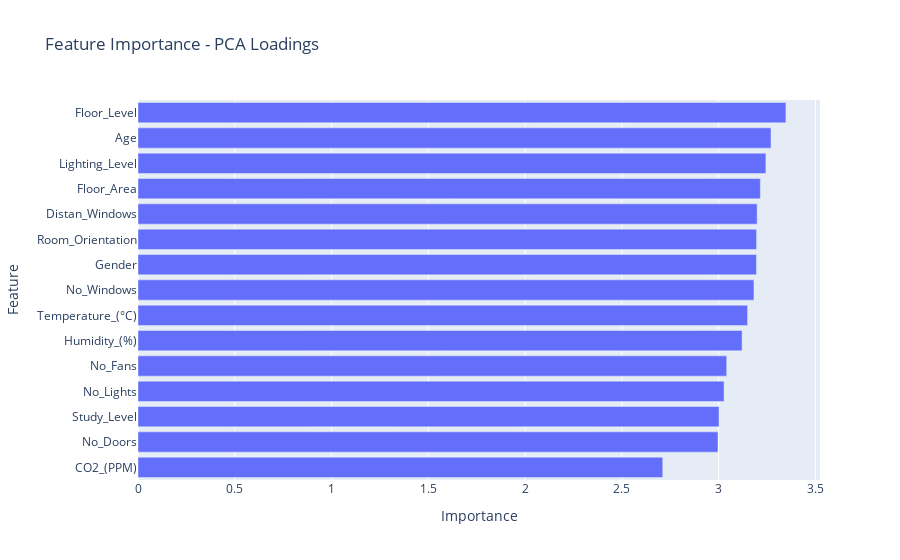

Notebook source saved alongside this figure:
### Code cell
import numpy as np
import plotly.graph_objects as go
from sklearn.decomposition import PCA

# Apply PCA
pca = PCA(n_components=input_dim)
X_train_pca = pca.fit_transform(X_train_scaled)

# Get the loadings
loadings = pca.components_

# Calculate the absolute sum of loadings for each feature
feature_importance = np.abs(loadings).sum(axis=0)

# Create a list of feature names
feature_names = list(inputs.columns)

# Sort the feature importances in descending order
sorted_indices = np.argsort(feature_importance)[::-1]
sorted_importance = feature_importance[sorted_indices]
sorted_feature_names = [feature_names[i] for i in sorted_indices]

# Get the feature values for each feature
feature_values = X_train_scaled.mean(axis=0)

# Create a formatted list of feature values
formatted_feature_values = [f"{value:.2f}" for value in feature_values]

# Create hovertext combining feature name, importance, and value
hovertext = [
    f"Importance: {imp:.2f}<br>Value: {val:.2f}"
    for imp, val in zip(sorted_importance, feature_values)
]

# Create an interactive horizontal bar chart using Plotly
fig = go.Figure(data=[
    go.Bar(
        x=sorted_importance,
        y=sorted_feature_names,
        orientation='h',
        hovertext=hovertext,
        hovertemplate="%{y}<br>%{hovertext}<extra></extra>",
    )
])

fig.update_layout(
    title='Feature Importance - PCA Loadings',
    xaxis_title='Importance',
    yaxis_title='Feature',
    yaxis=dict(autorange="reversed")
)

fig.show()
# Save the plot as an HTML file
fig.write_html("plot.html")

### Figure 1 — Plotly figure (JSON) as saved in the notebook; plotly's stock layout.template omitted (floating-point values rounded to 4 significant figures)
{"data": [{"hovertemplate": "%{y}<br>%{hovertext}<extra></extra>", "hovertext": ["Importance: 3.35<br>Value: -0.00", "Importance: 3.27<br>Value: 0.00", "Importance: 3.24<br>Value: -0.00", "Importance: 3.22<br>Value: 0.00", "Importance: 3.20<br>Value: 0.00", "Importance: 3.20<br>Value: -0.00", "Importance: 3.20<br>Value: 0.00", "Importance: 3.18<br>Value: -0.00", "Importance: 3.15<br>Value: 0.00", "Importance: 3.12<br>Value: 0.00", "Importance: 3.04<br>Value: 0.00", "Importance: 3.03<br>Value: 0.00", "Importance: 3.00<br>Value: -0.00", "Importance: 3.00<br>Value: -0.00", "Importance: 2.71<br>Value: -0.00"], "orientation": "h", "type": "bar", "x": [3.347, 3.27, 3.244, 3.215, 3.199, 3.196, 3.195, 3.182, 3.15, 3.121, 3.042, 3.028, 3.002, 2.997, 2.711], "y": ["Floor_Level", "Age", "Lighting_Level", "Floor_Area", "Distan_Windows", "Room_Orientation", "Gender", "No_Windows", "Temperature_(°C)", "Humidity_(%)", "No_Fans", "No_Lights", "Study_Level", "No_Doors", "CO2_(PPM)"]}], "layout": {"title": {"text": "Feature Importance - PCA Loadings"}, "xaxis": {"title": {"text": "Importance"}}, "yaxis": {"autorange": "reversed", "title": {"text": "Feature"}}}}
